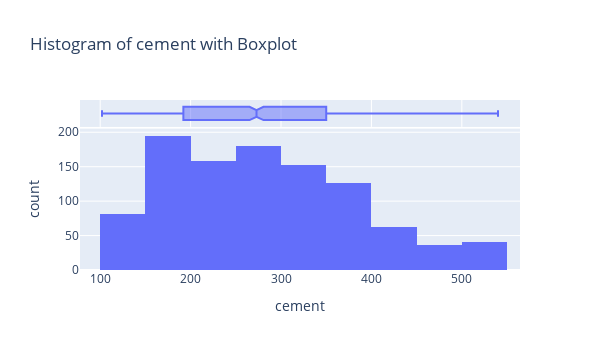
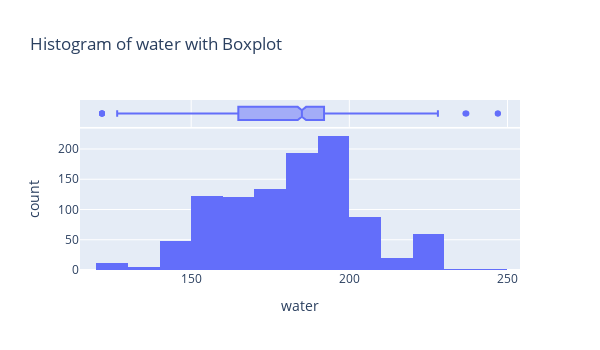
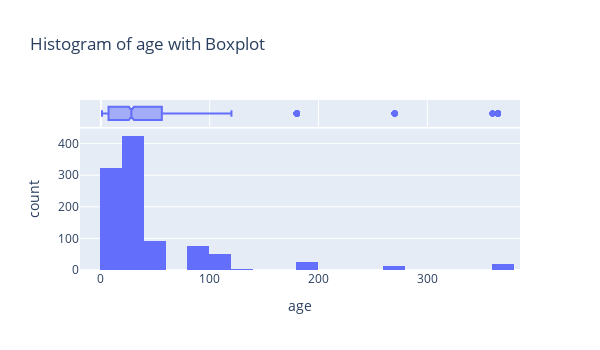
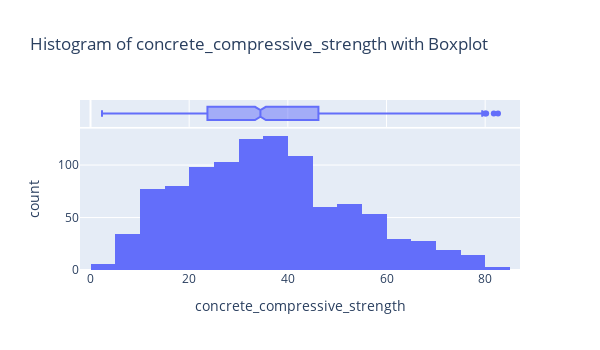

These figures' notebook cell, in order:
### Markdown cell above
### 1. Histogram for each essential numeric

### Code cell
numerical_cols = ['cement','water','age','concrete_compressive_strength']

for col in numerical_cols:
    fig = px.histogram(data, x=col, nbins=20, marginal="box",
                       title=f"Histogram of {col} with Boxplot",
                       width=600, height=350)
    fig.show()

### Figure 1 — Plotly figure (JSON) as saved in the notebook; plotly's stock layout.template omitted (floating-point values rounded to 4 significant figures; data arrays with more than 128 entries replaced by an {"elided": "..."} marker saying what was removed)
{"data": [{"bingroup": "x", "hovertemplate": "cement=%{x}<br>count=%{y}<extra></extra>", "legendgroup": "", "marker": {"color": "#636efa", "pattern": {"shape": ""}}, "name": "", "nbinsx": 20, "orientation": "v", "showlegend": false, "type": "histogram", "x": {"elided": "1030 float values"}, "xaxis": "x", "yaxis": "y"}, {"hovertemplate": "cement=%{x}<extra></extra>", "legendgroup": "", "marker": {"color": "#636efa"}, "name": "", "notched": true, "showlegend": false, "type": "box", "x": {"elided": "1030 float values"}, "xaxis": "x2", "yaxis": "y2"}], "layout": {"barmode": "relative", "height": 350, "legend": {"tracegroupgap": 0}, "title": {"text": "Histogram of cement with Boxplot"}, "width": 600, "xaxis": {"anchor": "y", "domain": [0, 1], "title": {"text": "cement"}}, "xaxis2": {"anchor": "y2", "domain": [0, 1], "matches": "x", "showgrid": true, "showticklabels": false}, "yaxis": {"anchor": "x", "domain": [0, 0.8316], "title": {"text": "count"}}, "yaxis2": {"anchor": "x2", "domain": [0.8416, 1], "matches": "y2", "showgrid": false, "showline": false, "showticklabels": false, "ticks": ""}}}

### Figure 2 — Plotly figure (JSON) as saved in the notebook; plotly's stock layout.template omitted (floating-point values rounded to 4 significant figures; data arrays with more than 128 entries replaced by an {"elided": "..."} marker saying what was removed)
{"data": [{"bingroup": "x", "hovertemplate": "water=%{x}<br>count=%{y}<extra></extra>", "legendgroup": "", "marker": {"color": "#636efa", "pattern": {"shape": ""}}, "name": "", "nbinsx": 20, "orientation": "v", "showlegend": false, "type": "histogram", "x": {"elided": "1030 float values"}, "xaxis": "x", "yaxis": "y"}, {"hovertemplate": "water=%{x}<extra></extra>", "legendgroup": "", "marker": {"color": "#636efa"}, "name": "", "notched": true, "showlegend": false, "type": "box", "x": {"elided": "1030 float values"}, "xaxis": "x2", "yaxis": "y2"}], "layout": {"barmode": "relative", "height": 350, "legend": {"tracegroupgap": 0}, "title": {"text": "Histogram of water with Boxplot"}, "width": 600, "xaxis": {"anchor": "y", "domain": [0, 1], "title": {"text": "water"}}, "xaxis2": {"anchor": "y2", "domain": [0, 1], "matches": "x", "showgrid": true, "showticklabels": false}, "yaxis": {"anchor": "x", "domain": [0, 0.8316], "title": {"text": "count"}}, "yaxis2": {"anchor": "x2", "domain": [0.8416, 1], "matches": "y2", "showgrid": false, "showline": false, "showticklabels": false, "ticks": ""}}}

### Figure 3 — Plotly figure (JSON) as saved in the notebook; plotly's stock layout.template omitted (floating-point values rounded to 4 significant figures; data arrays with more than 128 entries replaced by an {"elided": "..."} marker saying what was removed)
{"data": [{"bingroup": "x", "hovertemplate": "age=%{x}<br>count=%{y}<extra></extra>", "legendgroup": "", "marker": {"color": "#636efa", "pattern": {"shape": ""}}, "name": "", "nbinsx": 20, "orientation": "v", "showlegend": false, "type": "histogram", "x": {"elided": "1030 int values"}, "xaxis": "x", "yaxis": "y"}, {"hovertemplate": "age=%{x}<extra></extra>", "legendgroup": "", "marker": {"color": "#636efa"}, "name": "", "notched": true, "showlegend": false, "type": "box", "x": {"elided": "1030 int values"}, "xaxis": "x2", "yaxis": "y2"}], "layout": {"barmode": "relative", "height": 350, "legend": {"tracegroupgap": 0}, "title": {"text": "Histogram of age with Boxplot"}, "width": 600, "xaxis": {"anchor": "y", "domain": [0, 1], "title": {"text": "age"}}, "xaxis2": {"anchor": "y2", "domain": [0, 1], "matches": "x", "showgrid": true, "showticklabels": false}, "yaxis": {"anchor": "x", "domain": [0, 0.8316], "title": {"text": "count"}}, "yaxis2": {"anchor": "x2", "domain": [0.8416, 1], "matches": "y2", "showgrid": false, "showline": false, "showticklabels": false, "ticks": ""}}}

### Figure 4 — Plotly figure (JSON) as saved in the notebook; plotly's stock layout.template omitted (floating-point values rounded to 4 significant figures; data arrays with more than 128 entries replaced by an {"elided": "..."} marker saying what was removed)
{"data": [{"bingroup": "x", "hovertemplate": "concrete_compressive_strength=%{x}<br>count=%{y}<extra></extra>", "legendgroup": "", "marker": {"color": "#636efa", "pattern": {"shape": ""}}, "name": "", "nbinsx": 20, "orientation": "v", "showlegend": false, "type": "histogram", "x": {"elided": "1030 float values"}, "xaxis": "x", "yaxis": "y"}, {"hovertemplate": "concrete_compressive_strength=%{x}<extra></extra>", "legendgroup": "", "marker": {"color": "#636efa"}, "name": "", "notched": true, "showlegend": false, "type": "box", "x": {"elided": "1030 float values"}, "xaxis": "x2", "yaxis": "y2"}], "layout": {"barmode": "relative", "height": 350, "legend": {"tracegroupgap": 0}, "title": {"text": "Histogram of concrete_compressive_strength with Boxplot"}, "width": 600, "xaxis": {"anchor": "y", "domain": [0, 1], "title": {"text": "concrete_compressive_strength"}}, "xaxis2": {"anchor": "y2", "domain": [0, 1], "matches": "x", "showgrid": true, "showticklabels": false}, "yaxis": {"anchor": "x", "domain": [0, 0.8316], "title": {"text": "count"}}, "yaxis2": {"anchor": "x2", "domain": [0.8416, 1], "matches": "y2", "showgrid": false, "showline": false, "showticklabels": false, "ticks": ""}}}
